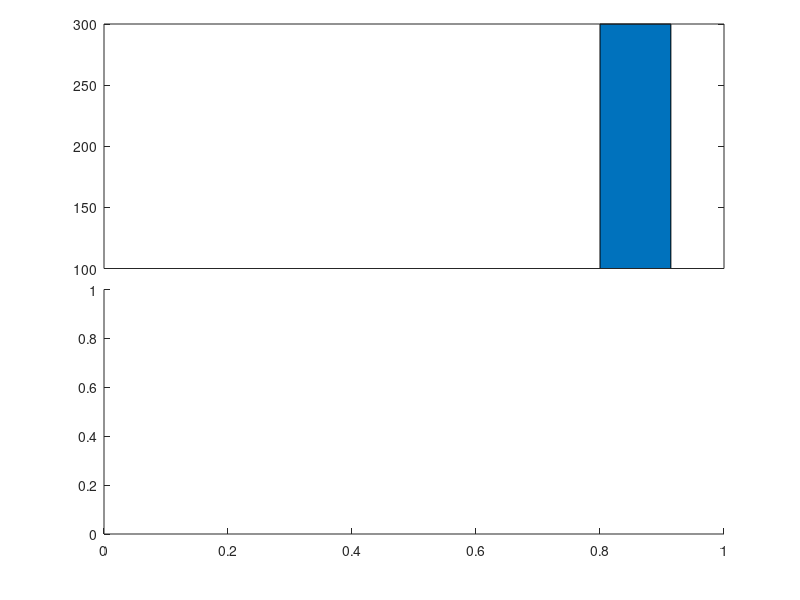

Write MATLAB code to recreate this figure.
a=[1 3 6 4 5 300];

ylim1=[0 20];
ylim2=[100 300];
xlim=[0 length(a)+1];

% retrieve your default axis pos
clf;
p0=get(gca,'position')
delete(gcf);

% create axis1
%a1=axes('position',[p0(1) p0(2) p0(3)/2-.025 p0(4)]);
a1=axes('position',[p0(1) p0(2) p0(3) p0(4)/2]);
a2=axes('position',[p0(1) p0(4)/2+.145 p0(3) p0(4)/2])
%barh(a);
%bar(a);
%set(a1,'ylim',ylim1);
%set(a2,'xlim',xlim,'ylim',ylim2);
%set(a2,'xtick',[]);
%box off;

% create axis2
%a2=axes('position',[p0(1)+p0(3)/2+.025 p0(2) p0(3)/2-.025 p0(4)]);
%a2=axes('position',[p0(1) p0(4)/2+.145 p0(3) p0(4)/2])
%a2=axes('position',[p0(1) p0(4)/2+.145 p0(3) p0(4)/2])
%barh(a);
bar(a);

%set(a1,'ylim',ylim1);
set(a2,'xlim',xlim,'ylim',ylim2);
set(a2,'xtick',[]);
%set(a2,'xcolor',get(a2,'color'));
%box off

%%%%%%%%%%%%%%%% plotting %%%%%%%%%%%%%%%%%%%%%
output = "break_axis";

%figure;
saveas(1, strcat(output, ".png"));

%box off
